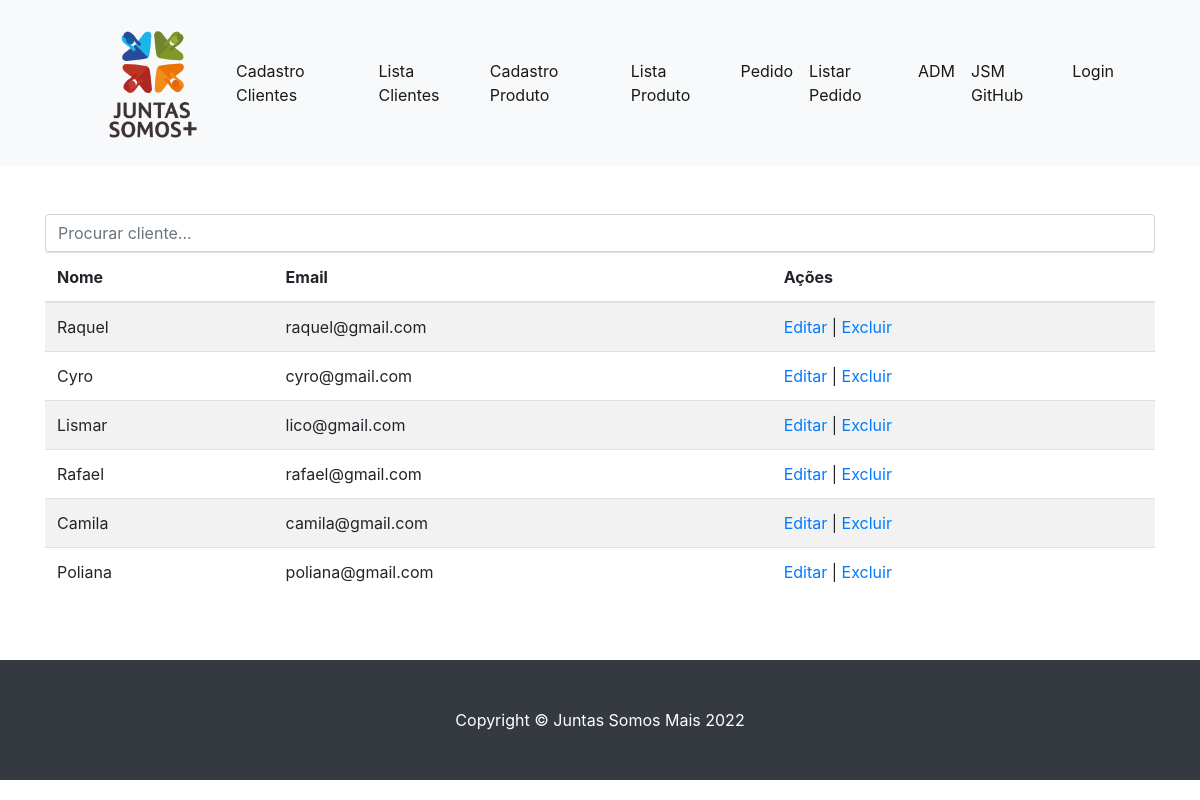
/listaclientes, run on the app's committed database.
### jsm_app/models.py (models this page shows, shortened)
class Usuario(models.Model):
    user = User
    nome = models.CharField(max_length=100)
    email = models.EmailField()
    senha = models.CharField(max_length=64)

### jsm_app/views.py (the view)
# urls.py: path('listaclientes', views.listaclientes, name='listaclientes'),
def listaclientes(request):
    data = Usuario.objects.all()
    usuario = obter_usuario_da_sessao(request)
    clientes = {
        "usuario_number": data,
        "usuario": usuario
    }
    return render(request, 'listaclientes.html', clientes)

### jsm_app/views.py (called while the page is built)
def obter_usuario_da_sessao(request):
    usuario = {
        "id": request.session.get('usuario'),
        "nome": request.session.get('nome_usuario'),
        "email": request.session.get('email_usuario'),
        "logado": request.session.get('logado'),
    }
    return usuario

### jsm_app/templates/listaclientes.html (shortened to what this page needs)
{% extends 'base.html' %}
{% block 'conteudo' %}
<div class="container">
    <input class="form-control" id="myInput" type="text" placeholder="Procurar cliente...">
    <table class="table table-striped">
        <thead>
        <tr>
            <th>Nome</th>
            <th>Email</th>
            <th>Ações</th>
        </tr>
        </thead>
        <tbody id="myTable">
          {% for  usuario in usuario_number %}
            <tr>
              <td>{{ usuario.nome }}</td>
              <td>{{ usuario.email }}</td>
              <td><a href="{% url 'editar-cliente' usuario.id %}">Editar</a> | <a href="javascript:void(0);" onclick="confirmar({{ usuario.id }})">Excluir</a></td>
            </tr>
          {% endfor %}
        </tbody>
    </table>
</div>
{% endblock %}

### data on the page
Usuario: nome "Raquel", email "raquel@gmail.com"
Usuario: nome "Cyro", email "cyro@gmail.com"
Usuario: nome "Lismar", email "lico@gmail.com"
Usuario: nome "Rafael", email "rafael@gmail.com"
Usuario: nome "Camila", email "camila@gmail.com"
Usuario: nome "Poliana", email "poliana@gmail.com"
